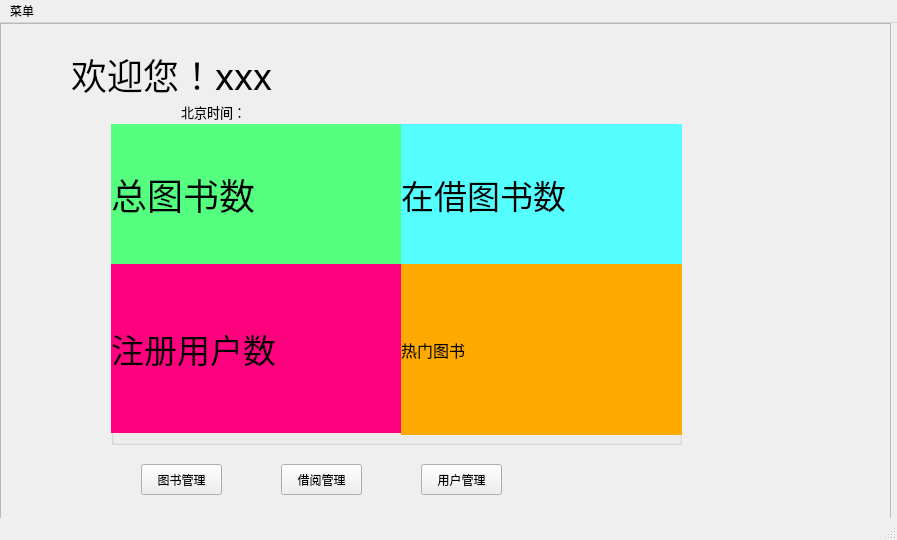
<?xml version="1.0" encoding="UTF-8"?>
<ui version="4.0">
 <class>MainWindow</class>
 <widget class="QMainWindow" name="MainWindow">
  <property name="geometry">
   <rect>
    <x>0</x>
    <y>0</y>
    <width>897</width>
    <height>540</height>
   </rect>
  </property>
  <property name="contextMenuPolicy">
   <enum>Qt::PreventContextMenu</enum>
  </property>
  <property name="windowTitle">
   <string>MainWindow</string>
  </property>
  <widget class="QWidget" name="centralwidget">
   <widget class="QStackedWidget" name="stackedWidget">
    <property name="enabled">
     <bool>true</bool>
    </property>
    <property name="geometry">
     <rect>
      <x>0</x>
      <y>0</y>
      <width>891</width>
      <height>511</height>
     </rect>
    </property>
    <property name="font">
     <font>
      <pointsize>9</pointsize>
      <weight>50</weight>
      <bold>false</bold>
     </font>
    </property>
    <property name="cursor">
     <cursorShape>SplitHCursor</cursorShape>
    </property>
    <property name="tabletTracking">
     <bool>false</bool>
    </property>
    <property name="focusPolicy">
     <enum>Qt::WheelFocus</enum>
    </property>
    <property name="contextMenuPolicy">
     <enum>Qt::PreventContextMenu</enum>
    </property>
    <property name="toolTipDuration">
     <number>-4</number>
    </property>
    <property name="layoutDirection">
     <enum>Qt::LeftToRight</enum>
    </property>
    <property name="styleSheet">
     <string notr="true">background-image: url(:/zhuye.png);</string>
    </property>
    <property name="frameShape">
     <enum>QFrame::StyledPanel</enum>
    </property>
    <property name="frameShadow">
     <enum>QFrame::Sunken</enum>
    </property>
    <property name="lineWidth">
     <number>5</number>
    </property>
    <property name="midLineWidth">
     <number>5</number>
    </property>
    <property name="currentIndex">
     <number>4</number>
    </property>
    <widget class="QWidget" name="page">
     <widget class="QLineEdit" name="lineEdit_search">
      <property name="geometry">
       <rect>
        <x>300</x>
        <y>20</y>
        <width>113</width>
        <height>20</height>
       </rect>
      </property>
      <property name="font">
       <font>
        <pointsize>9</pointsize>
        <weight>50</weight>
        <bold>false</bold>
       </font>
      </property>
      <property name="cursorPosition">
       <number>0</number>
      </property>
      <property name="placeholderText">
       <string>请输入书名或作者</string>
      </property>
     </widget>
     <widget class="QPushButton" name="pushButton_search">
      <property name="geometry">
       <rect>
        <x>430</x>
        <y>20</y>
        <width>80</width>
        <height>20</height>
       </rect>
      </property>
      <property name="font">
       <font>
        <pointsize>9</pointsize>
        <weight>50</weight>
        <bold>false</bold>
       </font>
      </property>
      <property name="text">
       <string>搜索</string>
      </property>
     </widget>
     <widget class="QTableView" name="tableView_bookInformation">
      <property name="geometry">
       <rect>
        <x>70</x>
        <y>70</y>
        <width>541</width>
        <height>351</height>
       </rect>
      </property>
     </widget>
     <widget class="QPushButton" name="pushButton_bookAdd">
      <property name="geometry">
       <rect>
        <x>90</x>
        <y>450</y>
        <width>80</width>
        <height>20</height>
       </rect>
      </property>
      <property name="font">
       <font>
        <pointsize>9</pointsize>
        <weight>50</weight>
        <bold>false</bold>
       </font>
      </property>
      <property name="text">
       <string>新增</string>
      </property>
     </widget>
     <widget class="QPushButton" name="pushButton_bookChange">
      <property name="geometry">
       <rect>
        <x>230</x>
        <y>450</y>
        <width>80</width>
        <height>20</height>
       </rect>
      </property>
      <property name="font">
       <font>
        <pointsize>9</pointsize>
        <weight>50</weight>
        <bold>false</bold>
       </font>
      </property>
      <property name="text">
       <string>修改</string>
      </property>
     </widget>
     <widget class="QPushButton" name="pushButton_bookDelete">
      <property name="geometry">
       <rect>
        <x>370</x>
        <y>450</y>
        <width>80</width>
        <height>20</height>
       </rect>
      </property>
      <property name="font">
       <font>
        <pointsize>9</pointsize>
        <weight>50</weight>
        <bold>false</bold>
       </font>
      </property>
      <property name="text">
       <string>删除</string>
      </property>
     </widget>
     <widget class="QLabel" name="label_9">
      <property name="geometry">
       <rect>
        <x>40</x>
        <y>20</y>
        <width>91</width>
        <height>31</height>
       </rect>
      </property>
      <property name="font">
       <font>
        <pointsize>16</pointsize>
        <weight>50</weight>
        <bold>false</bold>
       </font>
      </property>
      <property name="text">
       <string>书籍管理</string>
      </property>
     </widget>
     <widget class="QPushButton" name="pushButton_books_manage_to_zhuye">
      <property name="geometry">
       <rect>
        <x>660</x>
        <y>30</y>
        <width>111</width>
        <height>41</height>
       </rect>
      </property>
      <property name="font">
       <font>
        <pointsize>16</pointsize>
        <weight>50</weight>
        <bold>false</bold>
       </font>
      </property>
      <property name="text">
       <string>回到主页</string>
      </property>
     </widget>
     <widget class="QComboBox" name="comboBox_category">
      <property name="geometry">
       <rect>
        <x>190</x>
        <y>20</y>
        <width>72</width>
        <height>22</height>
       </rect>
      </property>
      <property name="sizePolicy">
       <sizepolicy hsizetype="Preferred" vsizetype="Fixed">
        <horstretch>0</horstretch>
        <verstretch>0</verstretch>
       </sizepolicy>
      </property>
      <item>
       <property name="text">
        <string>类型</string>
       </property>
      </item>
     </widget>
    </widget>
    <widget class="QWidget" name="page_2">
     <widget class="QLabel" name="label_5">
      <property name="geometry">
       <rect>
        <x>280</x>
        <y>10</y>
        <width>141</width>
        <height>51</height>
       </rect>
      </property>
      <property name="font">
       <font>
        <pointsize>30</pointsize>
        <weight>50</weight>
        <bold>false</bold>
       </font>
      </property>
      <property name="text">
       <string>借阅区</string>
      </property>
     </widget>
     <widget class="QPushButton" name="pushButton_borrow">
      <property name="geometry">
       <rect>
        <x>120</x>
        <y>340</y>
        <width>80</width>
        <height>20</height>
       </rect>
      </property>
      <property name="font">
       <font>
        <pointsize>9</pointsize>
        <weight>50</weight>
        <bold>false</bold>
       </font>
      </property>
      <property name="text">
       <string>借书</string>
      </property>
     </widget>
     <widget class="QPushButton" name="pushButton_return">
      <property name="geometry">
       <rect>
        <x>240</x>
        <y>340</y>
        <width>80</width>
        <height>20</height>
       </rect>
      </property>
      <property name="font">
       <font>
        <pointsize>9</pointsize>
        <weight>50</weight>
        <bold>false</bold>
       </font>
      </property>
      <property name="text">
       <string>还书</string>
      </property>
     </widget>
     <widget class="QPushButton" name="pushButton_borrowrefresh">
      <property name="geometry">
       <rect>
        <x>370</x>
        <y>340</y>
        <width>80</width>
        <height>20</height>
       </rect>
      </property>
      <property name="font">
       <font>
        <pointsize>9</pointsize>
        <weight>50</weight>
        <italic>false</italic>
        <bold>false</bold>
        <underline>false</underline>
       </font>
      </property>
      <property name="text">
       <string>刷新</string>
      </property>
     </widget>
     <widget class="QTableView" name="tableView_borrow">
      <property name="geometry">
       <rect>
        <x>120</x>
        <y>100</y>
        <width>491</width>
        <height>231</height>
       </rect>
      </property>
     </widget>
     <widget class="QPushButton" name="pushButton_borrowsearch">
      <property name="geometry">
       <rect>
        <x>410</x>
        <y>60</y>
        <width>80</width>
        <height>20</height>
       </rect>
      </property>
      <property name="font">
       <font>
        <pointsize>9</pointsize>
        <weight>50</weight>
        <bold>false</bold>
       </font>
      </property>
      <property name="text">
       <string>搜索</string>
      </property>
     </widget>
     <widget class="QLineEdit" name="lineEdit_borrowSearch">
      <property name="geometry">
       <rect>
        <x>260</x>
        <y>60</y>
        <width>113</width>
        <height>20</height>
       </rect>
      </property>
      <property name="font">
       <font>
        <family>Arial Rounded MT Bold</family>
        <pointsize>9</pointsize>
        <weight>50</weight>
        <bold>false</bold>
        <stylestrategy>PreferAntialias</stylestrategy>
       </font>
      </property>
      <property name="cursor">
       <cursorShape>SplitVCursor</cursorShape>
      </property>
      <property name="focusPolicy">
       <enum>Qt::WheelFocus</enum>
      </property>
      <property name="contextMenuPolicy">
       <enum>Qt::DefaultContextMenu</enum>
      </property>
      <property name="toolTipDuration">
       <number>1</number>
      </property>
      <property name="layoutDirection">
       <enum>Qt::LeftToRight</enum>
      </property>
      <property name="text">
       <string/>
      </property>
      <property name="frame">
       <bool>true</bool>
      </property>
      <property name="echoMode">
       <enum>QLineEdit::Normal</enum>
      </property>
      <property name="cursorPosition">
       <number>0</number>
      </property>
      <property name="placeholderText">
       <string>请输入书名</string>
      </property>
     </widget>
     <widget class="QComboBox" name="comboBox_borrowStatus">
      <property name="geometry">
       <rect>
        <x>160</x>
        <y>60</y>
        <width>72</width>
        <height>22</height>
       </rect>
      </property>
      <property name="font">
       <font>
        <pointsize>9</pointsize>
        <weight>50</weight>
        <bold>false</bold>
        <stylestrategy>PreferAntialias</stylestrategy>
       </font>
      </property>
      <property name="cursor">
       <cursorShape>UpArrowCursor</cursorShape>
      </property>
      <item>
       <property name="text">
        <string>全部</string>
       </property>
      </item>
      <item>
       <property name="text">
        <string>未归还</string>
       </property>
      </item>
      <item>
       <property name="text">
        <string>已归还</string>
       </property>
      </item>
      <item>
       <property name="text">
        <string>逾期</string>
       </property>
      </item>
     </widget>
     <widget class="QPushButton" name="pushButton_rentManageTozhuye">
      <property name="geometry">
       <rect>
        <x>680</x>
        <y>40</y>
        <width>91</width>
        <height>51</height>
       </rect>
      </property>
      <property name="font">
       <font>
        <pointsize>16</pointsize>
       </font>
      </property>
      <property name="text">
       <string>回到主页</string>
      </property>
     </widget>
    </widget>
    <widget class="QWidget" name="page_3">
     <widget class="QLabel" name="label">
      <property name="geometry">
       <rect>
        <x>190</x>
        <y>10</y>
        <width>151</width>
        <height>81</height>
       </rect>
      </property>
      <property name="font">
       <font>
        <pointsize>27</pointsize>
        <weight>75</weight>
        <bold>true</bold>
       </font>
      </property>
      <property name="cursor">
       <cursorShape>PointingHandCursor</cursorShape>
      </property>
      <property name="text">
       <string>个人中心</string>
      </property>
     </widget>
     <widget class="QLabel" name="label_2">
      <property name="geometry">
       <rect>
        <x>130</x>
        <y>90</y>
        <width>54</width>
        <height>12</height>
       </rect>
      </property>
      <property name="font">
       <font>
        <pointsize>9</pointsize>
        <weight>50</weight>
        <bold>false</bold>
       </font>
      </property>
      <property name="text">
       <string>用户名：</string>
      </property>
     </widget>
     <widget class="QLineEdit" name="lineEdit_username">
      <property name="geometry">
       <rect>
        <x>180</x>
        <y>90</y>
        <width>113</width>
        <height>20</height>
       </rect>
      </property>
      <property name="placeholderText">
       <string>请输入用户名</string>
      </property>
     </widget>
     <widget class="QLabel" name="label_6">
      <property name="geometry">
       <rect>
        <x>130</x>
        <y>160</y>
        <width>71</width>
        <height>16</height>
       </rect>
      </property>
      <property name="font">
       <font>
        <pointsize>9</pointsize>
        <weight>50</weight>
        <bold>false</bold>
       </font>
      </property>
      <property name="text">
       <string>手机号：</string>
      </property>
     </widget>
     <widget class="QLineEdit" name="lineEdit_phonenumber">
      <property name="geometry">
       <rect>
        <x>180</x>
        <y>160</y>
        <width>113</width>
        <height>20</height>
       </rect>
      </property>
      <property name="placeholderText">
       <string>请输入手机号</string>
      </property>
     </widget>
     <widget class="QLabel" name="label_7">
      <property name="geometry">
       <rect>
        <x>130</x>
        <y>120</y>
        <width>54</width>
        <height>12</height>
       </rect>
      </property>
      <property name="font">
       <font>
        <pointsize>9</pointsize>
        <weight>50</weight>
        <bold>false</bold>
       </font>
      </property>
      <property name="text">
       <string>姓名：</string>
      </property>
     </widget>
     <widget class="QLineEdit" name="lineEdit_realname">
      <property name="geometry">
       <rect>
        <x>180</x>
        <y>120</y>
        <width>113</width>
        <height>20</height>
       </rect>
      </property>
      <property name="placeholderText">
       <string>请输入姓名</string>
      </property>
     </widget>
     <widget class="QPushButton" name="pushButton_passwordChange">
      <property name="geometry">
       <rect>
        <x>120</x>
        <y>270</y>
        <width>80</width>
        <height>20</height>
       </rect>
      </property>
      <property name="font">
       <font>
        <pointsize>9</pointsize>
        <weight>50</weight>
        <bold>false</bold>
       </font>
      </property>
      <property name="text">
       <string>修改密码</string>
      </property>
     </widget>
     <widget class="QPushButton" name="pushButton_exit">
      <property name="geometry">
       <rect>
        <x>220</x>
        <y>270</y>
        <width>80</width>
        <height>20</height>
       </rect>
      </property>
      <property name="font">
       <font>
        <pointsize>9</pointsize>
        <weight>75</weight>
        <bold>true</bold>
       </font>
      </property>
      <property name="text">
       <string>退出登录</string>
      </property>
     </widget>
     <widget class="QPushButton" name="pushButton_personnal_center_to_zhuye">
      <property name="geometry">
       <rect>
        <x>510</x>
        <y>20</y>
        <width>91</width>
        <height>41</height>
       </rect>
      </property>
      <property name="font">
       <font>
        <pointsize>16</pointsize>
        <italic>true</italic>
       </font>
      </property>
      <property name="text">
       <string>回到主页</string>
      </property>
     </widget>
     <widget class="QPushButton" name="pushButton_edit">
      <property name="geometry">
       <rect>
        <x>120</x>
        <y>200</y>
        <width>80</width>
        <height>20</height>
       </rect>
      </property>
      <property name="text">
       <string>编辑</string>
      </property>
     </widget>
     <widget class="QPushButton" name="pushButton_ok">
      <property name="geometry">
       <rect>
        <x>220</x>
        <y>200</y>
        <width>80</width>
        <height>20</height>
       </rect>
      </property>
      <property name="text">
       <string>确认</string>
      </property>
     </widget>
    </widget>
    <widget class="QWidget" name="page_4">
     <widget class="QLabel" name="label_8">
      <property name="geometry">
       <rect>
        <x>180</x>
        <y>20</y>
        <width>151</width>
        <height>41</height>
       </rect>
      </property>
      <property name="font">
       <font>
        <pointsize>27</pointsize>
        <weight>50</weight>
        <bold>false</bold>
       </font>
      </property>
      <property name="text">
       <string>用户管理</string>
      </property>
     </widget>
     <widget class="QLineEdit" name="lineEdit_search_user">
      <property name="geometry">
       <rect>
        <x>120</x>
        <y>70</y>
        <width>113</width>
        <height>20</height>
       </rect>
      </property>
      <property name="placeholderText">
       <string>请输入用户名</string>
      </property>
     </widget>
     <widget class="QPushButton" name="pushButton_search_user">
      <property name="geometry">
       <rect>
        <x>260</x>
        <y>70</y>
        <width>80</width>
        <height>20</height>
       </rect>
      </property>
      <property name="font">
       <font>
        <pointsize>9</pointsize>
        <weight>75</weight>
        <bold>true</bold>
       </font>
      </property>
      <property name="text">
       <string>查询</string>
      </property>
     </widget>
     <widget class="QTableView" name="tableView_user">
      <property name="geometry">
       <rect>
        <x>90</x>
        <y>120</y>
        <width>561</width>
        <height>301</height>
       </rect>
      </property>
     </widget>
     <widget class="QLabel" name="label_3">
      <property name="geometry">
       <rect>
        <x>100</x>
        <y>100</y>
        <width>54</width>
        <height>12</height>
       </rect>
      </property>
      <property name="font">
       <font>
        <pointsize>9</pointsize>
        <weight>50</weight>
        <bold>false</bold>
       </font>
      </property>
      <property name="text">
       <string>用户信息</string>
      </property>
     </widget>
     <widget class="QPushButton" name="pushButton_usermanagetozhuye">
      <property name="geometry">
       <rect>
        <x>560</x>
        <y>30</y>
        <width>91</width>
        <height>41</height>
       </rect>
      </property>
      <property name="font">
       <font>
        <pointsize>11</pointsize>
        <weight>50</weight>
        <bold>false</bold>
       </font>
      </property>
      <property name="text">
       <string>回到主页</string>
      </property>
     </widget>
     <widget class="QPushButton" name="pushButton_register_new_user">
      <property name="geometry">
       <rect>
        <x>190</x>
        <y>440</y>
        <width>80</width>
        <height>20</height>
       </rect>
      </property>
      <property name="text">
       <string>注册新用户</string>
      </property>
     </widget>
     <widget class="QPushButton" name="pushButton_delete_user">
      <property name="geometry">
       <rect>
        <x>330</x>
        <y>440</y>
        <width>80</width>
        <height>20</height>
       </rect>
      </property>
      <property name="text">
       <string>删除用户</string>
      </property>
     </widget>
    </widget>
    <widget class="QWidget" name="page_5">
     <widget class="QLabel" name="label_welcome">
      <property name="geometry">
       <rect>
        <x>70</x>
        <y>30</y>
        <width>651</width>
        <height>41</height>
       </rect>
      </property>
      <property name="font">
       <font>
        <family>Berlin Sans FB</family>
        <pointsize>27</pointsize>
        <weight>50</weight>
        <italic>false</italic>
        <bold>false</bold>
        <underline>false</underline>
        <strikeout>false</strikeout>
        <kerning>false</kerning>
       </font>
      </property>
      <property name="autoFillBackground">
       <bool>false</bool>
      </property>
      <property name="text">
       <string>欢迎您！xxx</string>
      </property>
     </widget>
     <widget class="QLabel" name="label_time">
      <property name="geometry">
       <rect>
        <x>180</x>
        <y>80</y>
        <width>341</width>
        <height>16</height>
       </rect>
      </property>
      <property name="font">
       <font>
        <pointsize>10</pointsize>
        <weight>50</weight>
        <bold>false</bold>
       </font>
      </property>
      <property name="autoFillBackground">
       <bool>false</bool>
      </property>
      <property name="text">
       <string>北京时间：</string>
      </property>
     </widget>
     <widget class="QGroupBox" name="groupBox">
      <property name="geometry">
       <rect>
        <x>110</x>
        <y>100</y>
        <width>571</width>
        <height>321</height>
       </rect>
      </property>
      <property name="title">
       <string/>
      </property>
      <widget class="QLabel" name="label_booksNumber">
       <property name="geometry">
        <rect>
         <x>0</x>
         <y>0</y>
         <width>291</width>
         <height>141</height>
        </rect>
       </property>
       <property name="sizePolicy">
        <sizepolicy hsizetype="Preferred" vsizetype="Preferred">
         <horstretch>0</horstretch>
         <verstretch>19</verstretch>
        </sizepolicy>
       </property>
       <property name="font">
        <font>
         <pointsize>27</pointsize>
        </font>
       </property>
       <property name="styleSheet">
        <string notr="true">background-color: rgb(85, 255, 127);</string>
       </property>
       <property name="text">
        <string>总图书数</string>
       </property>
      </widget>
      <widget class="QLabel" name="label_borredbooksNumber">
       <property name="geometry">
        <rect>
         <x>290</x>
         <y>0</y>
         <width>281</width>
         <height>141</height>
        </rect>
       </property>
       <property name="font">
        <font>
         <pointsize>25</pointsize>
        </font>
       </property>
       <property name="styleSheet">
        <string notr="true">background-color: rgb(85, 255, 255);</string>
       </property>
       <property name="text">
        <string>在借图书数</string>
       </property>
      </widget>
      <widget class="QLabel" name="label_usersNumber">
       <property name="geometry">
        <rect>
         <x>0</x>
         <y>140</y>
         <width>291</width>
         <height>169</height>
        </rect>
       </property>
       <property name="sizePolicy">
        <sizepolicy hsizetype="Preferred" vsizetype="Preferred">
         <horstretch>0</horstretch>
         <verstretch>0</verstretch>
        </sizepolicy>
       </property>
       <property name="font">
        <font>
         <pointsize>25</pointsize>
         <weight>50</weight>
         <bold>false</bold>
         <kerning>false</kerning>
        </font>
       </property>
       <property name="styleSheet">
        <string notr="true">background-color: rgb(255, 0, 127);</string>
       </property>
       <property name="text">
        <string>注册用户数</string>
       </property>
      </widget>
      <widget class="QLabel" name="label_hotbook">
       <property name="geometry">
        <rect>
         <x>290</x>
         <y>140</y>
         <width>281</width>
         <height>171</height>
        </rect>
       </property>
       <property name="font">
        <font>
         <pointsize>12</pointsize>
         <weight>50</weight>
         <bold>false</bold>
         <kerning>false</kerning>
        </font>
       </property>
       <property name="styleSheet">
        <string notr="true">background-color: rgb(255, 170, 0);</string>
       </property>
       <property name="text">
        <string>热门图书</string>
       </property>
      </widget>
     </widget>
     <widget class="QPushButton" name="pushButton_boooks_manage">
      <property name="geometry">
       <rect>
        <x>140</x>
        <y>440</y>
        <width>81</width>
        <height>31</height>
       </rect>
      </property>
      <property name="sizePolicy">
       <sizepolicy hsizetype="Minimum" vsizetype="Fixed">
        <horstretch>0</horstretch>
        <verstretch>7</verstretch>
       </sizepolicy>
      </property>
      <property name="font">
       <font>
        <pointsize>9</pointsize>
        <weight>50</weight>
        <bold>false</bold>
       </font>
      </property>
      <property name="text">
       <string>图书管理</string>
      </property>
     </widget>
     <widget class="QPushButton" name="pushButton_books_borrow_manage">
      <property name="geometry">
       <rect>
        <x>280</x>
        <y>440</y>
        <width>81</width>
        <height>31</height>
       </rect>
      </property>
      <property name="font">
       <font>
        <pointsize>9</pointsize>
        <weight>50</weight>
        <bold>false</bold>
       </font>
      </property>
      <property name="text">
       <string>借阅管理</string>
      </property>
     </widget>
     <widget class="QPushButton" name="pushButton_users_manage">
      <property name="geometry">
       <rect>
        <x>420</x>
        <y>440</y>
        <width>81</width>
        <height>31</height>
       </rect>
      </property>
      <property name="font">
       <font>
        <pointsize>9</pointsize>
        <weight>50</weight>
        <bold>false</bold>
       </font>
      </property>
      <property name="text">
       <string>用户管理</string>
      </property>
     </widget>
     <widget class="QPushButton" name="pushButton_zhuye_to_personalcenter">
      <property name="geometry">
       <rect>
        <x>750</x>
        <y>30</y>
        <width>61</width>
        <height>61</height>
       </rect>
      </property>
      <property name="styleSheet">
       <string notr="true">image: url(:/personalCenter1.jpg);</string>
      </property>
      <property name="text">
       <string/>
      </property>
      <property name="flat">
       <bool>true</bool>
      </property>
     </widget>
    </widget>
   </widget>
  </widget>
  <widget class="QStatusBar" name="statusbar"/>
  <widget class="QMenuBar" name="menuBar">
   <property name="geometry">
    <rect>
     <x>0</x>
     <y>0</y>
     <width>897</width>
     <height>21</height>
    </rect>
   </property>
   <widget class="QMenu" name="menu">
    <property name="title">
     <string>菜单</string>
    </property>
    <addaction name="action_bookManage"/>
    <addaction name="action_rentManage"/>
    <addaction name="action_personalCenter"/>
    <addaction name="action_zhuye"/>
    <addaction name="action_userManage"/>
   </widget>
   <addaction name="menu"/>
  </widget>
  <action name="action_bookManage">
   <property name="text">
    <string>书籍管理</string>
   </property>
  </action>
  <action name="action_rentManage">
   <property name="text">
    <string>借阅管理</string>
   </property>
  </action>
  <action name="action_personalCenter">
   <property name="text">
    <string>用户管理</string>
   </property>
   <property name="iconText">
    <string>用户管理</string>
   </property>
   <property name="toolTip">
    <string>用户管理</string>
   </property>
  </action>
  <action name="action_zhuye">
   <property name="text">
    <string>主页</string>
   </property>
  </action>
  <action name="action_userManage">
   <property name="text">
    <string>个人中心</string>
   </property>
   <property name="iconText">
    <string>个人中心</string>
   </property>
   <property name="toolTip">
    <string>个人中心</string>
   </property>
  </action>
 </widget>
 <resources/>
 <connections/>
</ui>
